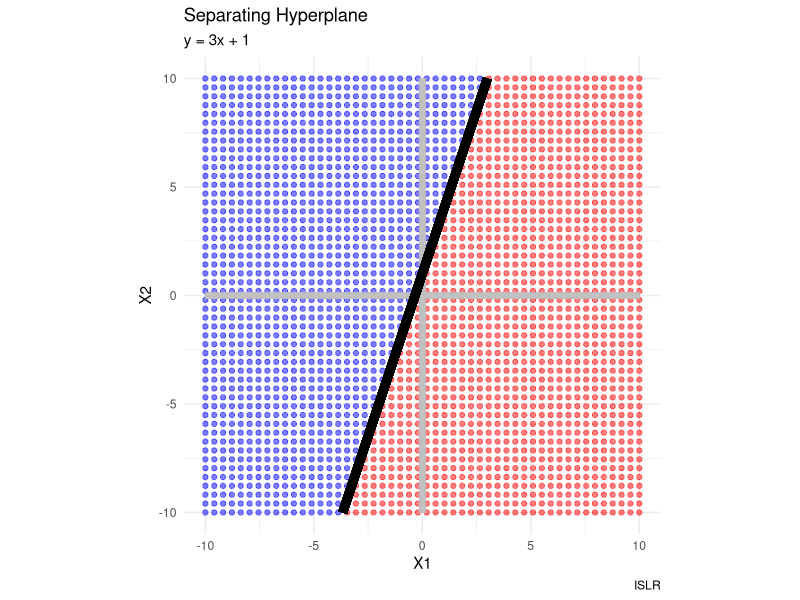
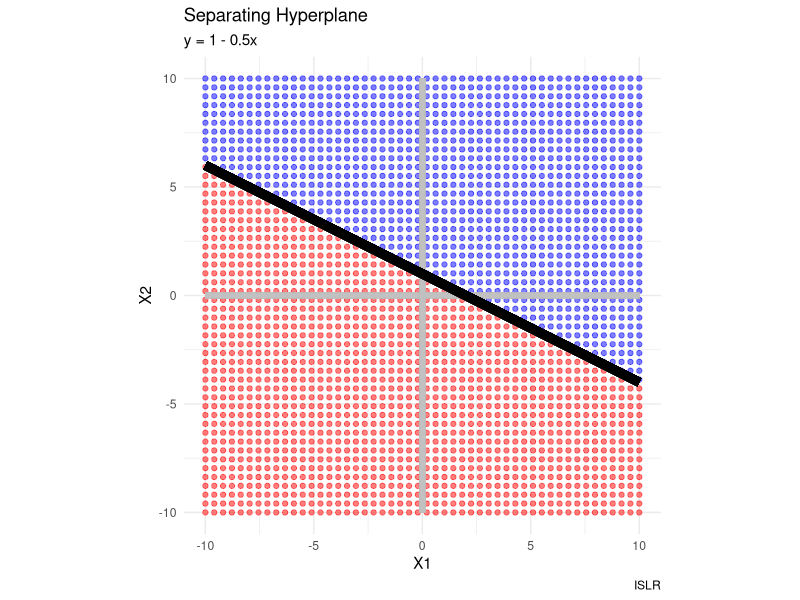
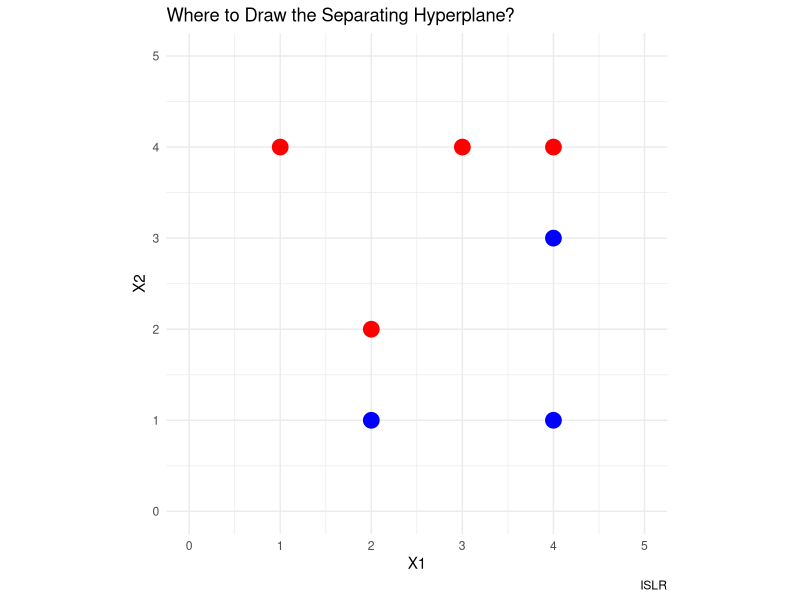
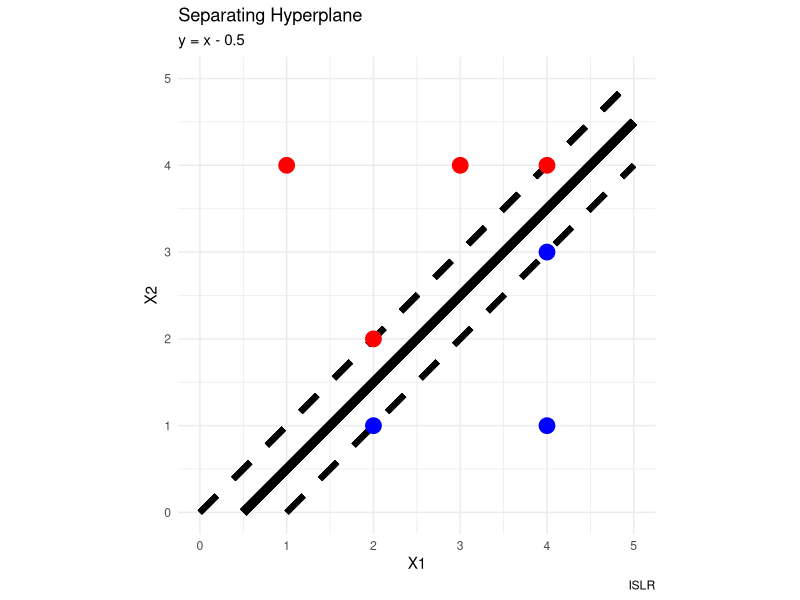
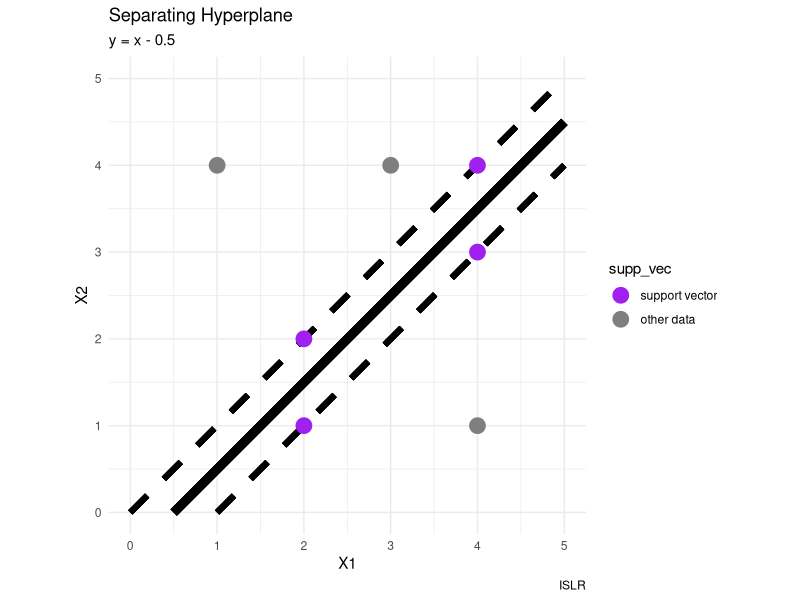
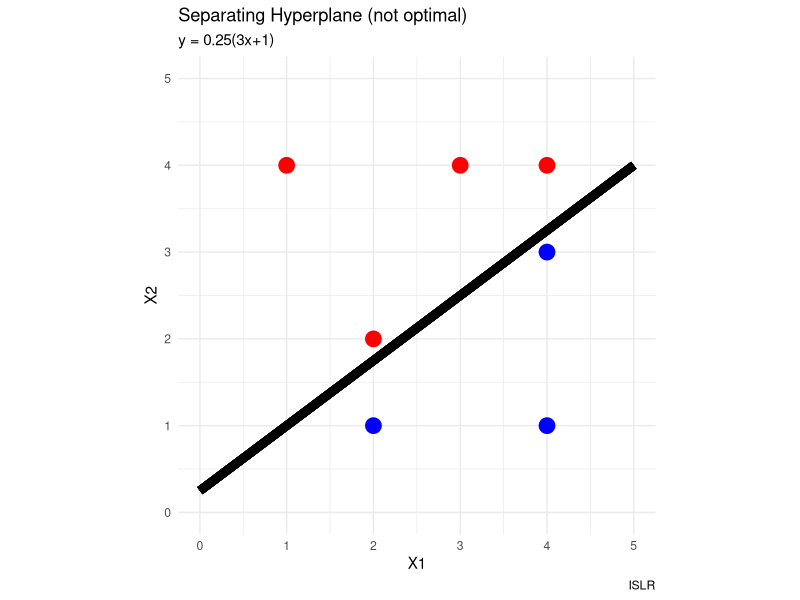
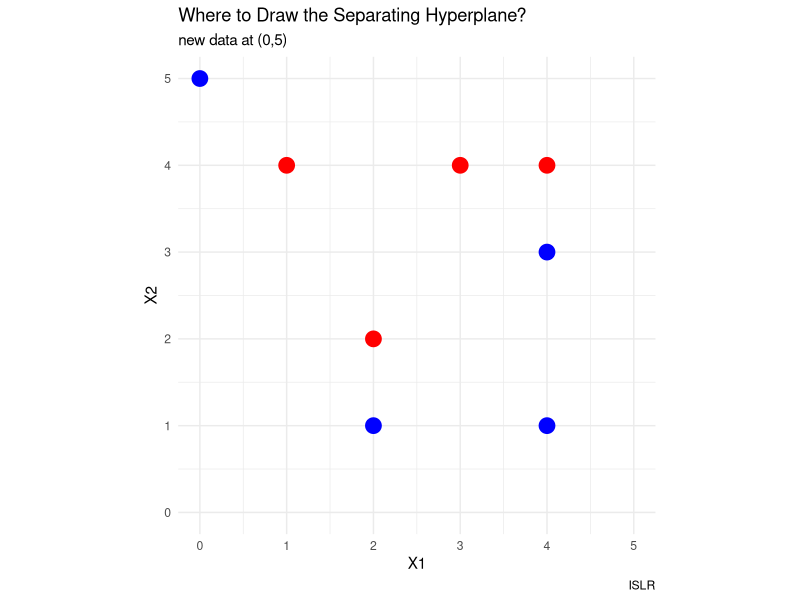
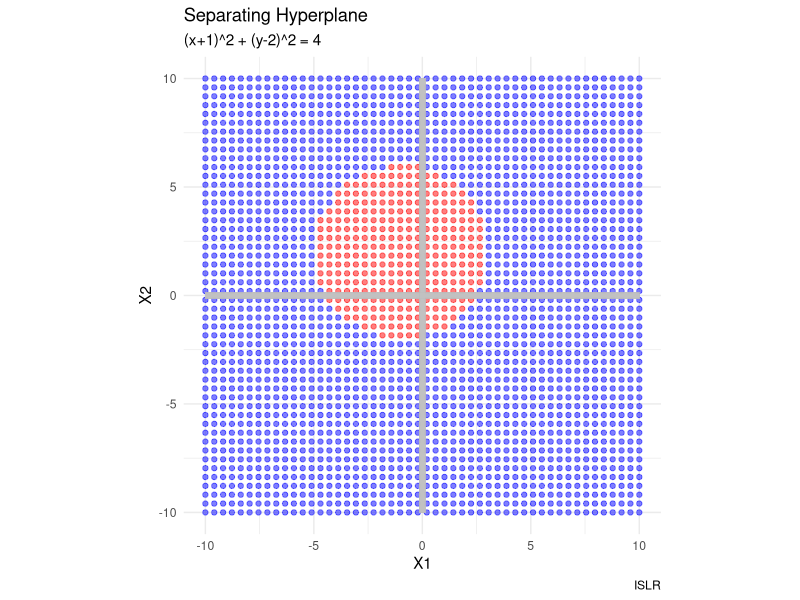

Here is the R script that generated these plots, in order:
## ---- chunk 1
#| echo: false
#| message: false
#| warning: false

library("DiagrammeR")
library("tidyverse")
## ---- chunk 2
#| echo: false
#| eval: true
mermaid("
graph TB
  A[SVM<br>support vector machine<br>non-linear class boundaries]

  B[MMC<br>maximal margin classifier<br>linear class boundaries] 
  B-->C[SVC<br>support vector classifier<br>applied in a broader range of cases]
  A-->C

")
## ---- chunk 3
#| message: false
#| warning: false
#| echo: false
#| eval: true
N <- 50 #resolution
x <- seq(-10, 10, length.out = N)
y <- seq(-10, 10, length.out = N)

df <- expand.grid(x,y)
colnames(df) <- c("xval", "yval")

euclidean_distance <- function(x1, y1, x2, y2){
  # computes the Euclidean distance between (x1, y1) and (x2, y2)
  sqrt( (x2 - x1)^2 + (y2 - y1)^2 )
}

accuracy_calculation <- function(confusion_matrix){
  # computes the accuracy revealed by a 2x2 confusion matrix
  Q <- confusion_matrix
  (Q[1,1] + Q[2,2]) / (Q[1,1] + Q[1,2] + Q[2,1] + Q[2,2])
}

df1 <- df |>
  # math function
  mutate(shade = ifelse(yval > 3*xval + 1, "blue", "red"))

df1 |>
  ggplot() +
  
  # shaded regions
  geom_point(aes(x = xval, y = yval, color = shade),
             alpha = 0.5) +
  scale_color_identity() +
  
  # axes
  geom_segment(aes(x = -10, y = 0, xend = 10, yend = 0),
               alpha = 0.25, color = "gray75", linewidth = 2) +
  geom_segment(aes(x = 0, y = -10, xend = 0, yend = 10),
               alpha = 0.25, color = "gray75", linewidth = 2) +
  
  # main line
  geom_segment(aes(x = -(11/3), y = -10, xend = 3, yend = 10),
               color = "black", linewidth = 3) +
  
  # customization
  coord_equal() +
  labs(title = "Separating Hyperplane",
       subtitle = "y = 3x + 1",
       caption = "ISLR",
       x = "X1", y = "X2") +
  theme_minimal()
## ---- chunk 4
#| message: false
#| warning: false
#| echo: false
#| eval: true
df1b <- df |>
  # math function
  mutate(shade = ifelse(yval > 1 - 0.5*xval, "blue", "red"))

df1b |>
  ggplot() +
  
  # shaded regions
  geom_point(aes(x = xval, y = yval, color = shade),
             alpha = 0.5) +
  scale_color_identity() +
  
  # axes
  geom_segment(aes(x = -10, y = 0, xend = 10, yend = 0),
               alpha = 0.25, color = "gray75", linewidth = 2) +
  geom_segment(aes(x = 0, y = -10, xend = 0, yend = 10),
               alpha = 0.25, color = "gray75", linewidth = 2) +
  
  # main line
  geom_segment(aes(x = -10, y = 6, xend = 10, yend = -4),
               color = "black", linewidth = 3) +
  
  # customization
  coord_equal() +
  labs(title = "Separating Hyperplane",
       subtitle = "y = 1 - 0.5x",
       caption = "ISLR",
       x = "X1", y = "X2") +
  theme_minimal()
## ---- chunk 5
#| message: false
#| warning: false
#| echo: false
#| eval: true
obs <- 1:7
xvals <- c(3,2,4,1,2,4,4)
yvals <- c(4,2,4,4,1,3,1)
class_label <- c("Red", "Red", "Red", "Red", "Blue", "Blue", "Blue")
df3 <- data.frame(obs, xvals, yvals, class_label)
df3
## ---- chunk 6
#| message: false
#| warning: false
#| echo: false
#| eval: true
df3 |>
  ggplot() +
  geom_point(aes(x = xvals, y = yvals, color = class_label),
             size = 5) +
  coord_equal() +
  scale_color_identity() +
  labs(title = "Where to Draw the Separating Hyperplane?",
       # subtitle = "y = x - 0.5",
       caption = "ISLR",
       x = "X1", y = "X2") +
  theme_minimal() +
  xlim(0,5) + ylim(0,5)
## ---- chunk 7
#| message: false
#| warning: false
#| echo: false
#| eval: true
df3 |>
  ggplot() +
  
  # separating hyperplane
  geom_segment(aes(x = 0.5, y = 0, xend = 5, yend = 4.5),
               color = "black", linetype = 1, linewidth = 3) +
  
  # margins
  geom_segment(aes(x = 0, y = 0, xend = 5, yend = 5),
               color = "black", linetype = 2, linewidth = 2) +
  geom_segment(aes(x = 1, y = 0, xend = 5, yend = 4),
               color = "black", linetype = 2, linewidth = 2) +
  
  geom_point(aes(x = xvals, y = yvals, color = class_label),
             size = 5) +
    coord_equal() +
  scale_color_identity() +
  labs(title = "Separating Hyperplane",
       subtitle = "y = x - 0.5",
       caption = "ISLR",
       x = "X1", y = "X2") +
  theme_minimal() +
  xlim(0,5) + ylim(0,5)
## ---- chunk 8
#| message: false
#| warning: false
#| echo: false
#| eval: true
df3e <- df3 |>
  mutate(supp_vec = ifelse(obs %in% c(2,3,5,6), 
                           "support vector", "other data"))
  
df3e$supp_vec <- factor(df3e$supp_vec,
                        levels = c("support vector", "other data"))
  
df3e |>  
  ggplot() +
  
  # separating hyperplane
  geom_segment(aes(x = 0.5, y = 0, xend = 5, yend = 4.5),
               color = "black", linetype = 1, linewidth = 3) +
  
  # margins
  geom_segment(aes(x = 0, y = 0, xend = 5, yend = 5),
               color = "black", linetype = 2, linewidth = 2) +
  geom_segment(aes(x = 1, y = 0, xend = 5, yend = 4),
               color = "black", linetype = 2, linewidth = 2) +
  
  geom_point(aes(x = xvals, y = yvals, color = supp_vec),
             size = 5) +
    coord_equal() +
  scale_color_manual(values = c("purple", "gray50")) +
  labs(title = "Separating Hyperplane",
       subtitle = "y = x - 0.5",
       caption = "ISLR",
       x = "X1", y = "X2") +
  theme_minimal() +
  xlim(0,5) + ylim(0,5)
## ---- chunk 9
#| message: false
#| warning: false
#| echo: false
#| eval: true
df3 |>
  ggplot() +
  
  # separating hyperplane
  geom_segment(aes(x = 0, y = 1/4, xend = 5, yend = 16/4),
               color = "black", linetype = 1, linewidth = 3) +
  
  geom_point(aes(x = xvals, y = yvals, color = class_label),
             size = 5) +
    coord_equal() +
  scale_color_identity() +
  labs(title = "Separating Hyperplane (not optimal)",
       subtitle = "y = 0.25(3x+1)",
       caption = "ISLR",
       x = "X1", y = "X2") +
  theme_minimal() +
  xlim(0,5) + ylim(0,5)
## ---- chunk 10
#| message: false
#| warning: false
#| echo: false
#| eval: true
new_dot <- data.frame(obs = 8, xvals = 0, yvals = 5, class_label = "blue")
df3h <- rbind(df3, new_dot)
df3h |>
  ggplot() +
  geom_point(aes(x = xvals, y = yvals, color = class_label),
             size = 5) +
  coord_equal() +
  scale_color_identity() +
  labs(title = "Where to Draw the Separating Hyperplane?",
       subtitle = "new data at (0,5)",
       caption = "ISLR",
       x = "X1", y = "X2") +
  theme_minimal() +
  xlim(0,5) + ylim(0,5)
## ---- chunk 11
#| message: false
#| warning: false
#| echo: false
#| eval: true
df2 <- df |>
  # math function
  mutate(shade = ifelse(euclidean_distance(xval, yval, -1, 2) > 4, 
                        "blue", "red"))

df2 |>
  ggplot() +
  
  # shaded regions
  geom_point(aes(x = xval, y = yval, color = shade),
             alpha = 0.5) +
  scale_color_identity() +
  
  # axes
  geom_segment(aes(x = -10, y = 0, xend = 10, yend = 0),
               alpha = 0.25, color = "gray75", linewidth = 2) +
  geom_segment(aes(x = 0, y = -10, xend = 0, yend = 10),
               alpha = 0.25, color = "gray75", linewidth = 2) +
  
  # customization
  coord_equal() +
  labs(title = "Separating Hyperplane",
       subtitle = "(x+1)^2 + (y-2)^2 = 4",
       caption = "ISLR",
       x = "X1", y = "X2") +
  theme_minimal()
## ---- chunk 12
ifelse(euclidean_distance(0, 0, -1, 2) > 4, "blue", "red")
ifelse(euclidean_distance(-1, 1, -1, 2) > 4, "blue", "red")
ifelse(euclidean_distance(2, 2, -1, 2) > 4, "blue", "red")
ifelse(euclidean_distance(3, 8, -1, 2) > 4, "blue", "red")
## ---- chunk 13
sessionInfo()
